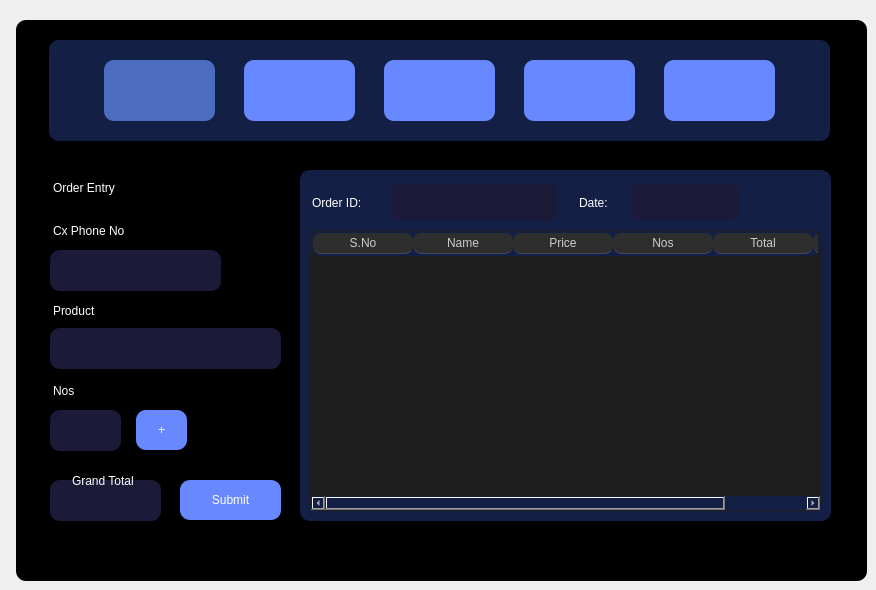
    <widget class="QWidget" name="tab_2">
     <attribute name="title">
      <string>Order Entry</string>
     </attribute>
     <widget class="QColumnView" name="columnView_3">
      <property name="geometry">
       <rect>
        <x>16</x>
        <y>20</y>
        <width>851</width>
        <height>561</height>
       </rect>
      </property>
      <property name="styleSheet">
       <string notr="true">background-color:rgb(0, 0, 0);
border-radius: 10px;</string>
      </property>
     </widget>
     <widget class="QColumnView" name="columnView_4">
      <property name="geometry">
       <rect>
        <x>49</x>
        <y>40</y>
        <width>781</width>
        <height>101</height>
       </rect>
      </property>
      <property name="styleSheet">
       <string notr="true">background-color:rgb(20, 31, 69);
border-radius: 10px;</string>
      </property>
     </widget>
     <widget class="QPushButton" name="navOrderEntryOne">
      <property name="enabled">
       <bool>true</bool>
      </property>
      <property name="geometry">
       <rect>
        <x>104</x>
        <y>60</y>
        <width>111</width>
        <height>61</height>
       </rect>
      </property>
      <property name="toolTip">
       <string>Order Entry</string>
      </property>
      <property name="styleSheet">
       <string notr="true">QPushButton {
background-color: #4c6cbf;
font: 63 11pt &quot;Poppins SemiBold&quot;;
color: white;
outline: 0;
padding: 10px 20px;
border: none;
border-radius: 10px;
}
QPushButton:hover {
cursor: pointer;
background-color: #4c6cbf;
}</string>
      </property>
      <property name="text">
       <string/>
      </property>
      <property name="icon">
       <iconset>
        <normaloff>../images/shopping.svg</normaloff>../images/shopping.svg</iconset>
      </property>
      <property name="iconSize">
       <size>
        <width>35</width>
        <height>35</height>
       </size>
      </property>
      <property name="autoDefault">
       <bool>false</bool>
      </property>
      <property name="default">
       <bool>false</bool>
      </property>
      <property name="flat">
       <bool>false</bool>
      </property>
     </widget>
     <widget class="QPushButton" name="navProdModOne">
      <property name="geometry">
       <rect>
        <x>244</x>
        <y>60</y>
        <width>111</width>
        <height>61</height>
       </rect>
      </property>
      <property name="toolTip">
       <string>Edit Orders</string>
      </property>
      <property name="styleSheet">
       <string notr="true">QPushButton {
background-color: #6788FF; /* Background color */
font: 63 11pt &quot;Poppins SemiBold&quot;;
color: white; /* Text color */
outline: 0;
padding: 10px 20px; /* Padding for the button */
border: none; /* Remove default button border */
border-radius: 10px; /* Add some border-radius for a rounded appearance */
}
QPushButton:hover {
cursor: pointer; /* Change cursor to pointer on hover */
background-color: #4c6cbf;
}</string>
      </property>
      <property name="text">
       <string/>
      </property>
      <property name="icon">
       <iconset>
        <normaloff>../images/shelves.svg</normaloff>../images/shelves.svg</iconset>
      </property>
      <property name="iconSize">
       <size>
        <width>35</width>
        <height>35</height>
       </size>
      </property>
     </widget>
     <widget class="QPushButton" name="navViewOrders1">
      <property name="geometry">
       <rect>
        <x>524</x>
        <y>60</y>
        <width>111</width>
        <height>61</height>
       </rect>
      </property>
      <property name="toolTip">
       <string>Orders</string>
      </property>
      <property name="styleSheet">
       <string notr="true">QPushButton {
background-color: #6788FF; /* Background color */
font: 63 11pt &quot;Poppins SemiBold&quot;;
color: white; /* Text color */
outline: 0;
padding: 10px 20px; /* Padding for the button */
border: none; /* Remove default button border */
border-radius: 10px; /* Add some border-radius for a rounded appearance */
}
QPushButton:hover {
cursor: pointer; /* Change cursor to pointer on hover */
background-color: #4c6cbf;
}</string>
      </property>
      <property name="text">
       <string/>
      </property>
      <property name="icon">
       <iconset>
        <normaloff>../images/receipt.svg</normaloff>../images/receipt.svg</iconset>
      </property>
      <property name="iconSize">
       <size>
        <width>35</width>
        <height>35</height>
       </size>
      </property>
     </widget>
     <widget class="QPushButton" name="navLogout1">
      <property name="geometry">
       <rect>
        <x>664</x>
        <y>60</y>
        <width>111</width>
        <height>61</height>
       </rect>
      </property>
      <property name="toolTip">
       <string>Logout</string>
      </property>
      <property name="styleSheet">
       <string notr="true">QPushButton {
background-color: #6788FF; /* Background color */
font: 63 11pt &quot;Poppins SemiBold&quot;;
color: white; /* Text color */
outline: 0;
padding: 10px 20px; /* Padding for the button */
border: none; /* Remove default button border */
border-radius: 10px; /* Add some border-radius for a rounded appearance */
}
QPushButton:hover {
cursor: pointer; /* Change cursor to pointer on hover */
background-color: #4c6cbf;
}</string>
      </property>
      <property name="text">
       <string/>
      </property>
      <property name="icon">
       <iconset>
        <normaloff>../images/logout.svg</normaloff>../images/logout.svg</iconset>
      </property>
      <property name="iconSize">
       <size>
        <width>30</width>
        <height>35</height>
       </size>
      </property>
     </widget>
     <widget class="QLabel" name="prodNameLable">
      <property name="geometry">
       <rect>
        <x>53</x>
        <y>290</y>
        <width>121</width>
        <height>41</height>
       </rect>
      </property>
      <property name="styleSheet">
       <string notr="true">background-color:rgba(255, 255, 255, 0);
font: 63 11pt &quot;Poppins SemiBold&quot;;
color: white</string>
      </property>
      <property name="text">
       <string>Product</string>
      </property>
     </widget>
     <widget class="QLabel" name="cxPhoneNumLable">
      <property name="geometry">
       <rect>
        <x>53</x>
        <y>210</y>
        <width>121</width>
        <height>41</height>
       </rect>
      </property>
      <property name="styleSheet">
       <string notr="true">background-color:rgba(255, 255, 255, 0);
font: 63 11pt &quot;Poppins SemiBold&quot;;
color: white</string>
      </property>
      <property name="text">
       <string>Cx Phone No</string>
      </property>
     </widget>
     <widget class="QLineEdit" name="prodOrdPhoneInp">
      <property name="geometry">
       <rect>
        <x>50</x>
        <y>250</y>
        <width>171</width>
        <height>41</height>
       </rect>
      </property>
      <property name="styleSheet">
       <string notr="true">color: white;
font: 12pt &quot;Poppins SemiBold&quot;;
border-radius: 10px;
background-color:rgb(27, 26, 56);
padding: 7px 12px;</string>
      </property>
      <property name="text">
       <string/>
      </property>
      <property name="echoMode">
       <enum>QLineEdit::Normal</enum>
      </property>
     </widget>
     <widget class="QLabel" name="prodQuantLable">
      <property name="geometry">
       <rect>
        <x>53</x>
        <y>370</y>
        <width>41</width>
        <height>41</height>
       </rect>
      </property>
      <property name="styleSheet">
       <string notr="true">background-color:rgba(255, 255, 255, 0);
font: 63 11pt &quot;Poppins SemiBold&quot;;
color: white</string>
      </property>
      <property name="text">
       <string>Nos</string>
      </property>
     </widget>
     <widget class="QLineEdit" name="prodOrdQuantInp">
      <property name="geometry">
       <rect>
        <x>50</x>
        <y>410</y>
        <width>71</width>
        <height>41</height>
       </rect>
      </property>
      <property name="styleSheet">
       <string notr="true">color: white;
font: 12pt &quot;Poppins SemiBold&quot;;
border-radius: 10px;
background-color:rgb(27, 26, 56);
padding: 7px 12px;</string>
      </property>
      <property name="text">
       <string/>
      </property>
      <property name="echoMode">
       <enum>QLineEdit::Normal</enum>
      </property>
     </widget>
     <widget class="QLabel" name="oe_head">
      <property name="geometry">
       <rect>
        <x>53</x>
        <y>167</y>
        <width>231</width>
        <height>41</height>
       </rect>
      </property>
      <property name="styleSheet">
       <string notr="true">background-color:rgba(255, 255, 255, 0);
font: 63 30pt &quot;Poppins SemiBold&quot;;
color: white</string>
      </property>
      <property name="text">
       <string>Order Entry</string>
      </property>
     </widget>
     <widget class="QPushButton" name="submitOrderBtn">
      <property name="geometry">
       <rect>
        <x>180</x>
        <y>480</y>
        <width>101</width>
        <height>40</height>
       </rect>
      </property>
      <property name="styleSheet">
       <string notr="true">QPushButton {
background-color: #6788FF; /* Background color */
font: 63 11pt &quot;Poppins SemiBold&quot;;
color: white; /* Text color */
outline: 0;
padding: 10px 20px; /* Padding for the button */
border: none; /* Remove default button border */
border-radius: 10px; /* Add some border-radius for a rounded appearance */
}
QPushButton:hover {
cursor: pointer; /* Change cursor to pointer on hover */
background-color: #4c6cbf;
}</string>
      </property>
      <property name="text">
       <string>Submit</string>
      </property>
     </widget>
     <widget class="QLabel" name="order_id_2">
      <property name="geometry">
       <rect>
        <x>312</x>
        <y>192</y>
        <width>81</width>
        <height>21</height>
       </rect>
      </property>
      <property name="styleSheet">
       <string notr="true">background-color:rgba(255, 255, 255, 0);
font: 63 12pt &quot;Poppins SemiBold&quot;;
color: white</string>
      </property>
      <property name="text">
       <string>Order ID:</string>
      </property>
     </widget>
     <widget class="QPushButton" name="navManOrdOne">
      <property name="geometry">
       <rect>
        <x>384</x>
        <y>60</y>
        <width>111</width>
        <height>61</height>
       </rect>
      </property>
      <property name="toolTip">
       <string>Logout</string>
      </property>
      <property name="styleSheet">
       <string notr="true">QPushButton {
background-color: #6788FF; /* Background color */
font: 63 11pt &quot;Poppins SemiBold&quot;;
color: white; /* Text color */
outline: 0;
padding: 10px 20px; /* Padding for the button */
border: none; /* Remove default button border */
border-radius: 10px; /* Add some border-radius for a rounded appearance */
}
QPushButton:hover {
cursor: pointer; /* Change cursor to pointer on hover */
background-color: #4c6cbf;
}</string>
      </property>
      <property name="text">
       <string/>
      </property>
      <property name="icon">
       <iconset>
        <normaloff>../images/clipboard-list.svg</normaloff>../images/clipboard-list.svg</iconset>
      </property>
      <property name="iconSize">
       <size>
        <width>30</width>
        <height>35</height>
       </size>
      </property>
     </widget>
     <widget class="QGroupBox" name="groupBox">
      <property name="geometry">
       <rect>
        <x>300</x>
        <y>170</y>
        <width>531</width>
        <height>351</height>
       </rect>
      </property>
      <property name="styleSheet">
       <string notr="true">    border-radius: 10px;
    gridline-color: #E0E0E0; /* Light grid lines */
    color: white; /* Dark text color */
    font: 10pt &quot;Poppins&quot;;
    background-color: rgb(20, 31, 69);
    border: 2px solid  rgb(20, 31, 69); </string>
      </property>
      <property name="title">
       <string/>
      </property>
      <widget class="QTableWidget" name="prodOrdTbl">
       <property name="geometry">
        <rect>
         <x>10</x>
         <y>60</y>
         <width>511</width>
         <height>281</height>
        </rect>
       </property>
       <property name="styleSheet">
        <string notr="true">/* QTableWidget Dark Mode - Compact */
QTableWidget {
    border-radius: 8px;
    gridline-color: #44475a; /* Subtle grid lines */
    color: #F8F8F2; /* Light text color */
    font: 9pt &quot;Poppins&quot;; /* Smaller font */
    background-color: #1E1E1E; /* Dark background */
    border: 1px solid #1E1E1E; /* Border blends with background */
}

/* QTableWidget Items */
QTableWidget::item {
    border: none;
    padding: 2px 5px; /* Reduce padding for compact view */
}

/* Header Style - Dark Mode */
QHeaderView::section {
    background-color: #2E2E2E; /* Dark header */
    padding: 3px 6px; /* Smaller padding */
    border: none;
    border-radius: 8px;
    border-bottom: 1px solid #44475a;
    color: #CCCCCC; /* Soft white text */
    font: 9pt &quot;Poppins&quot;;
}

/* Hide Scrollbars for Minimalist Look */
QScrollBar:vertical, QScrollBar:horizontal {
    width: 0px;
    height: 0px;
    background: none;
}

/* QTableWidget Viewport */
QTableView::viewport {
    border-radius: 8px;
    background-color: #1E1E1E;
}

/* Corner Styling for Rounded Look */
QTableView::corner {
    background-color: #1E1E1E;
    border-radius: 8px 0 0 0;
}
</string>
       </property>
       <property name="sortingEnabled">
        <bool>true</bool>
       </property>
       <column>
        <property name="text">
         <string>S.No</string>
        </property>
       </column>
       <column>
        <property name="text">
         <string>Name</string>
        </property>
       </column>
       <column>
        <property name="text">
         <string>Price</string>
        </property>
       </column>
       <column>
        <property name="text">
         <string>Nos</string>
        </property>
       </column>
       <column>
        <property name="text">
         <string>Total</string>
        </property>
       </column>
       <column>
        <property name="text">
         <string>Del</string>
        </property>
       </column>
      </widget>
      <widget class="QLabel" name="orderIdLbl">
       <property name="geometry">
        <rect>
         <x>90</x>
         <y>12</y>
         <width>170</width>
         <height>40</height>
        </rect>
       </property>
       <property name="styleSheet">
        <string notr="true">  border-radius: 10px;
  background-color: rgb(27, 26, 56);
  font: 63 12pt &quot;Poppins SemiBold&quot;;
  padding: 3px 7px;</string>
       </property>
       <property name="text">
        <string/>
       </property>
      </widget>
      <widget class="QLabel" name="orderDateLbl">
       <property name="geometry">
        <rect>
         <x>330</x>
         <y>12</y>
         <width>111</width>
         <height>40</height>
        </rect>
       </property>
       <property name="styleSheet">
        <string notr="true">  border-radius: 10px;
  background-color: rgb(27, 26, 56);
  font: 63 12pt &quot;Poppins SemiBold&quot;;
  padding: 3px 7px;</string>
       </property>
       <property name="text">
        <string/>
       </property>
      </widget>
     </widget>
     <widget class="QLabel" name="order_date">
      <property name="geometry">
       <rect>
        <x>579</x>
        <y>192</y>
        <width>51</width>
        <height>21</height>
       </rect>
      </property>
      <property name="styleSheet">
       <string notr="true">background-color:rgba(255, 255, 255, 0);
font: 63 12pt &quot;Poppins SemiBold&quot;;
color: white</string>
      </property>
      <property name="text">
       <string>Date:</string>
      </property>
     </widget>
     <widget class="QComboBox" name="prodOrdNameSel">
      <property name="geometry">
       <rect>
        <x>50</x>
        <y>328</y>
        <width>231</width>
        <height>41</height>
       </rect>
      </property>
      <property name="styleSheet">
       <string notr="true">QComboBox#prodOrdNameSel {
  border-radius: 10px;
  background-color: rgb(27, 26, 56);
  font: 12pt &quot;Poppins SemiBold&quot;;
  padding: 7px 12px;
  color: white;
}

QComboBox#prodOrdNameSel::drop-down {
  border-radius: 10px;
}

QComboBox QAbstractItemView {
  background-color: #292D3E;
  padding-top: 3px;
  padding-bottom: 3px;
  padding-left: 12px;
  padding-right:12px;
  border-radius: 10px;
  color: white;
}

/* Hide vertical scrollbar */
QComboBox QScrollBar:vertical {
  width: 0px; /* Hides the scrollbar track */
  background: none; /* Optional: removes background color for better invisibility */
}

/* Hide horizontal scrollbar (optional) */
QComboBox QScrollBar:horizontal {
  height: 0px; /* Hides the scrollbar track */
  background: none; /* Optional: removes background color for better invisibility */
}</string>
      </property>
     </widget>
     <widget class="QLabel" name="label_3">
      <property name="geometry">
       <rect>
        <x>72</x>
        <y>473</y>
        <width>71</width>
        <height>16</height>
       </rect>
      </property>
      <property name="styleSheet">
       <string notr="true">background-color:rgba(255, 255, 255, 0);
font: 8pt &quot;Poppins&quot;;
color: white;</string>
      </property>
      <property name="text">
       <string>Grand Total</string>
      </property>
     </widget>
     <widget class="QLabel" name="grandTotalDsp">
      <property name="geometry">
       <rect>
        <x>50</x>
        <y>480</y>
        <width>111</width>
        <height>41</height>
       </rect>
      </property>
      <property name="styleSheet">
       <string notr="true">color: white;
font: 12pt &quot;Poppins SemiBold&quot;;
border-radius: 10px;
background-color:rgb(27, 26, 56);
padding: 7px 12px;</string>
      </property>
      <property name="text">
       <string/>
      </property>
     </widget>
     <widget class="QLabel" name="prodOrdInfoLbl">
      <property name="geometry">
       <rect>
        <x>220</x>
        <y>540</y>
        <width>441</width>
        <height>30</height>
       </rect>
      </property>
      <property name="styleSheet">
       <string notr="true">background-color:rgba(255, 255, 255, 0);
font: 63 11pt &quot;Poppins SemiBold&quot;;
/*color: red;*/
color: #27e86f;</string>
      </property>
      <property name="text">
       <string/>
      </property>
      <property name="alignment">
       <set>Qt::AlignCenter</set>
      </property>
     </widget>
     <widget class="QPushButton" name="addToBillBtn">
      <property name="geometry">
       <rect>
        <x>136</x>
        <y>410</y>
        <width>51</width>
        <height>40</height>
       </rect>
      </property>
      <property name="styleSheet">
       <string notr="true">QPushButton#addToBillBtn {
background-color: #6788FF; /* Background color */
font: 63 11pt &quot;Poppins SemiBold&quot;;
color: white; /* Text color */
outline: 0;
padding: 10px 20px; /* Padding for the button */
border: none; /* Remove default button border */
border-radius: 10px; /* Add some border-radius for a rounded appearance */
}
QPushButton#addToBillBtn:hover {
cursor: pointer; /* Change cursor to pointer on hover */
background-color: #4c6cbf;
}</string>
      </property>
      <property name="text">
       <string>+</string>
      </property>
     </widget>
     <zorder>columnView_3</zorder>
     <zorder>columnView_4</zorder>
     <zorder>navOrderEntryOne</zorder>
     <zorder>navProdModOne</zorder>
     <zorder>navViewOrders1</zorder>
     <zorder>navLogout1</zorder>
     <zorder>prodNameLable</zorder>
     <zorder>cxPhoneNumLable</zorder>
     <zorder>prodOrdPhoneInp</zorder>
     <zorder>prodQuantLable</zorder>
     <zorder>prodOrdQuantInp</zorder>
     <zorder>oe_head</zorder>
     <zorder>submitOrderBtn</zorder>
     <zorder>navManOrdOne</zorder>
     <zorder>groupBox</zorder>
     <zorder>order_date</zorder>
     <zorder>prodOrdNameSel</zorder>
     <zorder>order_id_2</zorder>
     <zorder>grandTotalDsp</zorder>
     <zorder>label_3</zorder>
     <zorder>prodOrdInfoLbl</zorder>
     <zorder>addToBillBtn</zorder>
    </widget>
